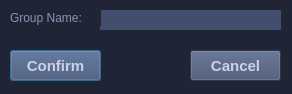
<?xml version="1.0" encoding="UTF-8"?>
<ui version="4.0">
 <class>Add_Group_UIClass</class>
 <widget class="QDialog" name="Add_Group_UIClass">
  <property name="geometry">
   <rect>
    <x>0</x>
    <y>0</y>
    <width>292</width>
    <height>94</height>
   </rect>
  </property>
  <property name="windowTitle">
   <string>Add Group To System</string>
  </property>
  <property name="styleSheet">
   <string notr="true">background-color: #212434
   </string>
  </property>
  <widget class="QPushButton" name="Confirm_button">
   <property name="geometry">
    <rect>
     <x>10</x>
     <y>50</y>
     <width>91</width>
     <height>31</height>
    </rect>
   </property>
   <property name="font">
    <font>
     <pointsize>11</pointsize>
     <weight>75</weight>
     <bold>true</bold>
    </font>
   </property>
   <property name="styleSheet">
    <string notr="true">QPushButton {
background-color:#414E6E;
color: #CCD2E6;
font-weight: bold;
}

QPushButton:hover {
background: rgba(139, 147, 178, .75);
}</string>
   </property>
   <property name="text">
    <string>Confirm</string>
   </property>
  </widget>
  <widget class="QPushButton" name="Cancel_button">
   <property name="geometry">
    <rect>
     <x>190</x>
     <y>50</y>
     <width>91</width>
     <height>31</height>
    </rect>
   </property>
   <property name="font">
    <font>
     <pointsize>11</pointsize>
     <weight>75</weight>
     <bold>true</bold>
    </font>
   </property>
   <property name="styleSheet">
    <string notr="true">QPushButton {
background-color:#414E6E;
color: #CCD2E6;
font-weight: bold;
}

QPushButton:hover {
background: rgba(139, 147, 178, .75);
}</string>
   </property>
   <property name="text">
    <string>Cancel</string>
   </property>
  </widget>
  <widget class="QLineEdit" name="group_name_input">
   <property name="geometry">
    <rect>
     <x>100</x>
     <y>10</y>
     <width>181</width>
     <height>20</height>
    </rect>
   </property>
   <property name="styleSheet">
    <string notr="true">background-color: #414E6E;color: #CCD2E6;border: none;</string>
   </property>
  </widget>
  <widget class="QLabel" name="label">
   <property name="geometry">
    <rect>
     <x>10</x>
     <y>10</y>
     <width>91</width>
     <height>16</height>
    </rect>
   </property>
   <property name="styleSheet">
    <string notr="true">color: #8B93B2;</string>
   </property>
   <property name="text">
    <string>Group Name:</string>
   </property>
  </widget>
 </widget>
 <resources/>
 <connections/>
</ui>
